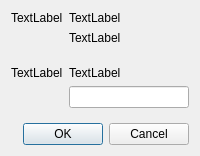
<?xml version="1.0" encoding="UTF-8"?>
<ui version="4.0">
 <class>libsshqtgui</class>
 <widget class="QDialog" name="libsshqtgui">
  <property name="sizePolicy">
   <sizepolicy hsizetype="MinimumExpanding" vsizetype="MinimumExpanding">
    <horstretch>0</horstretch>
    <verstretch>0</verstretch>
   </sizepolicy>
  </property>
  <property name="windowTitle">
   <string>Dialog</string>
  </property>
  <layout class="QVBoxLayout" name="verticalLayout">
   <item>
    <widget class="QWidget" name="host_widget" native="true">
     <property name="sizePolicy">
      <sizepolicy hsizetype="MinimumExpanding" vsizetype="MinimumExpanding">
       <horstretch>0</horstretch>
       <verstretch>0</verstretch>
      </sizepolicy>
     </property>
     <layout class="QGridLayout" name="gridLayout_2">
      <property name="leftMargin">
       <number>0</number>
      </property>
      <property name="topMargin">
       <number>0</number>
      </property>
      <property name="rightMargin">
       <number>0</number>
      </property>
      <item row="0" column="0" rowspan="3">
       <widget class="QLabel" name="host_icon_label">
        <property name="sizePolicy">
         <sizepolicy hsizetype="Maximum" vsizetype="MinimumExpanding">
          <horstretch>0</horstretch>
          <verstretch>0</verstretch>
         </sizepolicy>
        </property>
        <property name="text">
         <string>TextLabel</string>
        </property>
        <property name="alignment">
         <set>Qt::AlignLeading|Qt::AlignLeft|Qt::AlignTop</set>
        </property>
       </widget>
      </item>
      <item row="0" column="1">
       <widget class="QLabel" name="host_msg_label">
        <property name="sizePolicy">
         <sizepolicy hsizetype="MinimumExpanding" vsizetype="Minimum">
          <horstretch>0</horstretch>
          <verstretch>0</verstretch>
         </sizepolicy>
        </property>
        <property name="text">
         <string>TextLabel</string>
        </property>
        <property name="alignment">
         <set>Qt::AlignLeading|Qt::AlignLeft|Qt::AlignTop</set>
        </property>
        <property name="wordWrap">
         <bool>true</bool>
        </property>
       </widget>
      </item>
      <item row="1" column="1">
       <widget class="QLabel" name="host_info_label">
        <property name="sizePolicy">
         <sizepolicy hsizetype="MinimumExpanding" vsizetype="MinimumExpanding">
          <horstretch>0</horstretch>
          <verstretch>0</verstretch>
         </sizepolicy>
        </property>
        <property name="text">
         <string>TextLabel</string>
        </property>
        <property name="alignment">
         <set>Qt::AlignLeading|Qt::AlignLeft|Qt::AlignTop</set>
        </property>
       </widget>
      </item>
     </layout>
    </widget>
   </item>
   <item>
    <widget class="QWidget" name="auth_widget" native="true">
     <property name="sizePolicy">
      <sizepolicy hsizetype="MinimumExpanding" vsizetype="MinimumExpanding">
       <horstretch>0</horstretch>
       <verstretch>0</verstretch>
      </sizepolicy>
     </property>
     <layout class="QGridLayout" name="gridLayout">
      <property name="leftMargin">
       <number>0</number>
      </property>
      <property name="topMargin">
       <number>0</number>
      </property>
      <property name="rightMargin">
       <number>0</number>
      </property>
      <item row="0" column="0" rowspan="2">
       <widget class="QLabel" name="auth_icon_label">
        <property name="sizePolicy">
         <sizepolicy hsizetype="Minimum" vsizetype="MinimumExpanding">
          <horstretch>0</horstretch>
          <verstretch>0</verstretch>
         </sizepolicy>
        </property>
        <property name="text">
         <string>TextLabel</string>
        </property>
        <property name="alignment">
         <set>Qt::AlignLeading|Qt::AlignLeft|Qt::AlignTop</set>
        </property>
       </widget>
      </item>
      <item row="0" column="1">
       <widget class="QLabel" name="auth_msg_label">
        <property name="sizePolicy">
         <sizepolicy hsizetype="MinimumExpanding" vsizetype="MinimumExpanding">
          <horstretch>0</horstretch>
          <verstretch>0</verstretch>
         </sizepolicy>
        </property>
        <property name="text">
         <string>TextLabel</string>
        </property>
        <property name="alignment">
         <set>Qt::AlignLeading|Qt::AlignLeft|Qt::AlignTop</set>
        </property>
        <property name="wordWrap">
         <bool>true</bool>
        </property>
       </widget>
      </item>
      <item row="1" column="1">
       <widget class="QLineEdit" name="auth_line"/>
      </item>
     </layout>
    </widget>
   </item>
   <item>
    <widget class="QDialogButtonBox" name="button_box">
     <property name="orientation">
      <enum>Qt::Horizontal</enum>
     </property>
     <property name="standardButtons">
      <set>QDialogButtonBox::Cancel|QDialogButtonBox::Ok</set>
     </property>
    </widget>
   </item>
  </layout>
 </widget>
 <resources/>
 <connections>
  <connection>
   <sender>button_box</sender>
   <signal>accepted()</signal>
   <receiver>libsshqtgui</receiver>
   <slot>accept()</slot>
   <hints>
    <hint type="sourcelabel">
     <x>248</x>
     <y>254</y>
    </hint>
    <hint type="destinationlabel">
     <x>157</x>
     <y>274</y>
    </hint>
   </hints>
  </connection>
  <connection>
   <sender>button_box</sender>
   <signal>rejected()</signal>
   <receiver>libsshqtgui</receiver>
   <slot>reject()</slot>
   <hints>
    <hint type="sourcelabel">
     <x>316</x>
     <y>260</y>
    </hint>
    <hint type="destinationlabel">
     <x>286</x>
     <y>274</y>
    </hint>
   </hints>
  </connection>
 </connections>
</ui>
